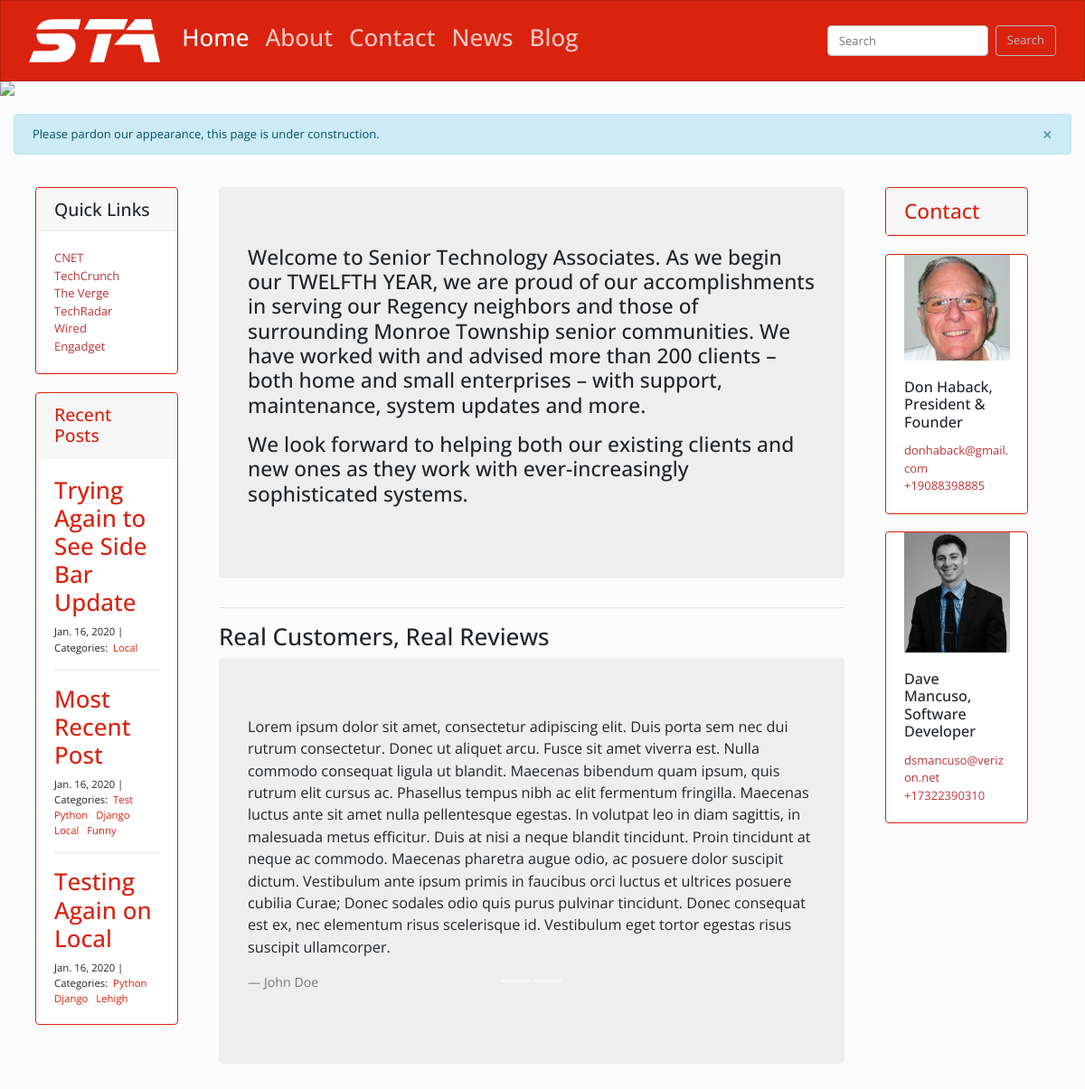
The page / on the database its author committed.
### blog/models.py (models this page shows, shortened)
class Post(models.Model):
    title = models.CharField(max_length=255)
    body = models.TextField()
    created_on = models.DateTimeField(auto_now_add=True)
    last_modified = models.DateTimeField(auto_now=True)
    categories = models.ManyToManyField('Category', related_name='posts')

class Category(models.Model):
    name = models.CharField(max_length=30)

### home/models.py (models this page shows, shortened)
class Welcome(models.Model):
    text = models.TextField()
    class Meta:
        verbose_name_plural = 'Welcome'

class Testimonial(models.Model):
    name = models.CharField(max_length=100)
    text = models.TextField()
    welcome = models.ForeignKey('Welcome', on_delete=models.CASCADE)

### about/models.py (models this page shows, shortened)
class Biography(models.Model):
    name = models.CharField(max_length=100)
    title = models.CharField(max_length=100)
    image = models.ImageField(upload_to='images/')
    bio = models.TextField()
    email = models.EmailField()
    phone = PhoneNumberField()
    order = models.IntegerField()
    class Meta:
        ordering = ['order']
        verbose_name_plural = 'Biographies'

### home/views.py (the view)
# urls.py: path('', views.home_index, name='home_index'),
def home_index(request):
    welcome = Welcome.objects.all()[:1]
    testimonial = Testimonial.objects.all()
    recent_posts = Post.objects.all().order_by('-created_on')[:3]
    bios = Biography.objects.all()
    context = {
        'welcome' : welcome,
        'testimonial' : testimonial,
        'recent_posts': recent_posts,
        'bios': bios,
    }
    messages.info(request, 'Please pardon our appearance, this page is under construction.')
    return render(request, 'index.html', context)

### home/templates/index.html (shortened to what this page needs)
{% extends "base.html" %}
{% block page_content %}
<div class="container">
    <div class="jumbotron">
        {% with welcome|first as welcome %}
            <h3> {{ welcome.text|safe|linebreaks }} </h3>
        {% endwith%}
    </div>
    <hr>
</div>
<div class="container">
    <h2>Real Customers, Real Reviews</h2>
    <div class="jumbotron">
        {% with welcome|first as welcome %}
        <div id="carouselExampleIndicators" class="carousel slide" data-ride="carousel" data-interval="5000">
        <ol class="carousel-indicators">
            {% for t in welcome.testimonial_set.all %}
                {% if forloop.first %}
                    <li data-target="#carouselExampleIndicators" data-slide-to="0" class="active"></li>
                {% else %}
                    <li data-target="#carouselExampleIndicators" data-slide-to="forloop.counter"></li>
                {% endif %}
            {% endfor %}
        </ol>
        <div class="carousel-inner">
            {% for t in welcome.testimonial_set.all %}
                {% if forloop.first %}
                    <div class="carousel-item active">
                {% else %}
                    <div class="carousel-item">
                {% endif %}
                    <blockquote class="blockquote">
                        <p>{{ t.text }}</p>
                        <footer class="blockquote-footer">{{ t.name }}</footer>
                    </blockquote>
                </div>
            {% endfor %}
        </div>
        </div>
        {% endwith %}
    </div>
</div>
{% endblock %}

### sta_website/templates/base.html (shortened to what this page needs)
{% load static %}
<head>
  <link rel="stylesheet" href="https://bootswatch.com/4/simplex/bootstrap.min.css">
  <link rel="stylesheet" href="https://use.fontawesome.com/releases/v5.8.2/css/all.css">
</head>
<body>
<header>
<nav class="navbar navbar-expand-lg navbar-dark bg-primary">
  <div class="container-fluid">
    <a class="navbar-brand" href="{% url 'home_index' %}"><img src="{% static 'images/STA White.svg' %}"></a>
    <div class="collapse navbar-collapse" id="navbarColor01">
      <ul class="navbar-nav mr-auto">
        <li class="nav-item">
          <a class="nav-link" style="padding-right: 10px" href="{% url 'home_index' %}"> <h2> Home </h2> </a>
        </li>
        <li class="nav-item">
          <a class="nav-link" style="padding-right: 10px" href="{% url 'about_index' %}"> <h2> About </h2> </a>
        </li>
        <li class="nav-item">
          <a class="nav-link" style="padding-right: 10px" href="{% url 'contact_index' %}"> <h2> Contact </h2> </a>
        </li>
        <li class="nav-item">
          <a class="nav-link" style="padding-right: 10px" href="{% url 'news_index' %}"> <h2> News </h2></a>
        </li>
        <li class="nav-item">
          <a class="nav-link" style="padding-right: 10px" href="{% url 'blog_index' %}"> <h2> Blog </h2></a>
        </li>
      </ul>
      <form class="form-inline my-2 my-lg-0" action="{% url 'news_index' %}" method="get">
        <input class="form-control mr-sm-2" type="search" placeholder="Search" aria-label="Search" name="search">
        <button class="btn btn-outline-secondary my-2 my-sm-0" type="submit">Search</button>
      </form>
    </div>
  </div>
</nav>
<img src="{% static 'images/mountains_banner.jpg' %}" class="img-fluid" style="max-height: 300px">
</header>
<br>
<div class="container-fluid">
  {% include 'messages.html' %}
</div>
<div class="container-fluid">
  <div class="pl-4 pr-5 row">
    <div class="col-md-2">
      <div class="sticky-top">
        <br>
        <div class="card border-primary md-2 d-none d-md-block">
          <h4 class="card-header">Quick Links</h4>
          <div class="card-body">
            <span class="text-nowrap">
              <p class="card-text">
                <a href="https://www.cnet.com/"><font color=#c13434>CNET</font></a> <br>
                <a href="https://www.techcrunch.com/"><font color=#c13434>TechCrunch</font></a> <br>
                <a href="https://www.theverge.com/"><font color=#c13434>The Verge</font></a> <br>
                <a href="https://www.techradar.com/"><font color=#c13434>TechRadar</font></a> <br>
                <a href="https://www.wired.com/"><font color=#c13434>Wired</font></a> <br>
                <a href="https://www.engadget.com/"><font color=#c13434>Engadget</font></a> <br>
              </p>
            </span>
          </div>
        </div>
        <br>
        <div class="card border-primary md-2 d-none d-lg-block">
          <h4 class="card-header"><a href="{% url 'blog_index' %}">Recent Posts</a></h4>
          <div class="card-body">
            {% for recent_post in recent_posts %}
              <h2><a href="{% url 'blog_detail' recent_post.pk%}">{{ recent_post.title }}</a></h2>
              <small>
                  {{ recent_post.created_on.date }} |&nbsp;
                  Categories:&nbsp;
                  {% for category in recent_post.categories.all %}
                  <a href="{% url 'blog_category' category.name %}">
                      {{ category.name }}
                  </a>&nbsp;
                  {% endfor %}
              </small>
              {% if not forloop.last %}
                <hr>
              {% endif %}
            {% endfor %}
          </div>
        </div>
      </div>
    </div>
    <div class="col-md-8">
      <br>
      {% block page_content %} {% endblock%}
    </div>
    <div class="col-md-2">
      <div class="sticky-top">
        <br>
        <div class="card border-primary md-2 d-none d-lg-block">
          <span class="text-nowrap">
            <h3 class="card-header"><a href="{% url 'contact_index' %}">Contact</a></h3>
          </span>
        </div>
        <br>
        {% for bio in bios %}
          <div class="card border-primary md-2 d-none d-lg-block">
            <img class="mx-auto" style="width: 75%; display: block;" src="{{ bio.image.url }}">
            <div class="card-body">
              <h5 class="card-title">{{bio.name}}, {{bio.title}}</h5>
              <p class="card-text">
                <a href="mailto:{{bio.email}}" class="mail"><font color=#c13434>{{bio.email}}</font></a> <br>
                <a href="tel:{{bio.phone}}" class="tel"><font color=#c13434>{{bio.phone}}</font></a>
              </p>
            </div>
          </div>
          {% if not forloop.last %}
            <br>
          {% endif %}
        {% endfor %}
        <br>
      </div>
    </div>
  </div>
</div>
</body>

### rows shown on the page
Post: title "Trying Again to See Side Bar Update", created_on "Jan. 16, 2020"
Category: name "Local"
Post: title "Most Recent Post", created_on "Jan. 16, 2020"
Category: name "Test"
Category: name "Python"
Category: name "Django"
Category: name "Funny"
Post: title "Testing Again on Local", created_on "Jan. 16, 2020"
Category: name "Lehigh"
Welcome: text "Welcome to Senior Technology Associates. As we begin our TWELFTH YEAR, we are proud of our accomplishments in serving our Regency neighbors and those of surrounding Monroe Township senior communities. We have worked with and advised more than 200 clients – both home and small enterprises – with support, maintenance, system updates and more. We look forward to helping both our existing clients and new ones as they work with ever-increasingly sophisticated systems."
Testimonial: text "Lorem ipsum dolor sit amet, consectetur adipiscing elit. Duis porta sem nec dui rutrum consectetur. Donec ut aliquet arcu. Fusce sit amet viverra est. Nulla commodo consequat ligula ut blandit. Maecenas bibendum quam ipsum, quis rutrum elit cursus ac. Phasellus tempus nibh ac elit fermentum fringilla. Maecenas luctus ante sit amet nulla pellentesque egestas. In volutpat leo in diam sagittis, in malesuada metus efficitur. Duis at nisi a neque blandit tincidunt. Proin tincidunt at neque ac commodo. Maecenas pharetra augue odio, ac posuere dolor suscipit dictum. Vestibulum ante ipsum primis in faucibus orci luctus et ultrices posuere cubilia Curae; Donec sodales odio quis purus pulvinar…", name "John Doe"
Biography: image (picture), name "Don Haback", title "President & Founder", email "donhaback@gmail.com", phone "+19088398885"
Biography: image (picture), name "Dave Mancuso", title "Software Developer", email "dsmancuso@verizon.net", phone "+17322390310"

### other values the page prints
{{ message }} "Please pardon our appearance, this page is under construction."
